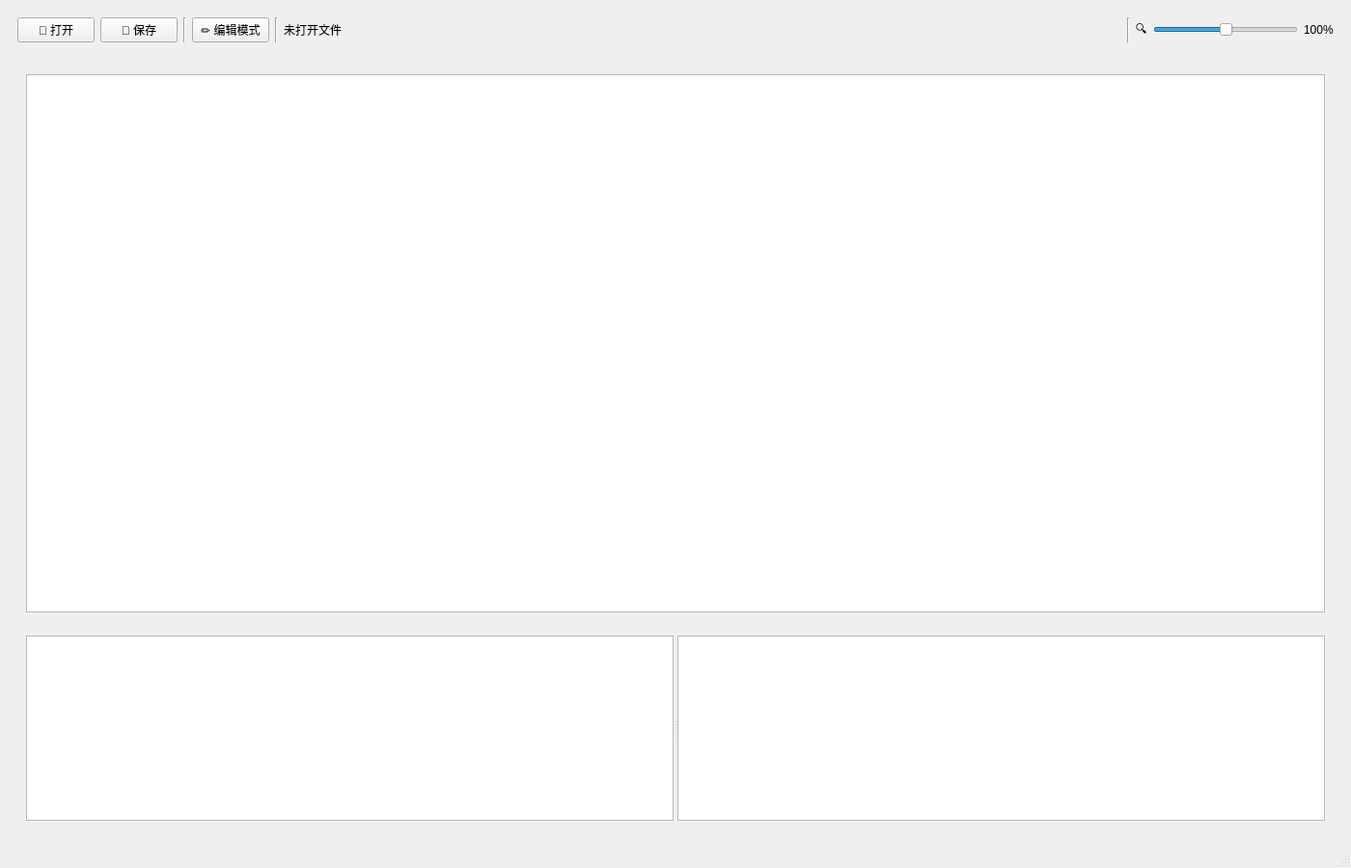
<?xml version="1.0" encoding="UTF-8"?>
<ui version="4.0">
 <class>MarkdownEditor</class>
 <widget class="QMainWindow" name="MarkdownEditor">
  <property name="geometry">
   <rect>
    <x>0</x>
    <y>0</y>
    <width>1400</width>
    <height>900</height>
   </rect>
  </property>
  <property name="windowTitle">
   <string>Markdown Viewer</string>
  </property>
  <widget class="QWidget" name="centralwidget">
   <layout class="QVBoxLayout" name="verticalLayout">
    <item>
     <widget class="QWidget" name="toolbar_widget">
      <layout class="QHBoxLayout" name="toolbar_layout">
       <item>
        <widget class="QPushButton" name="open_btn">
         <property name="text">
          <string>📂 打开</string>
         </property>
        </widget>
       </item>
       <item>
        <widget class="QPushButton" name="save_btn">
         <property name="text">
          <string>💾 保存</string>
         </property>
        </widget>
       </item>
       <item>
        <widget class="QFrame" name="sep_1">
         <property name="frameShape">
          <enum>QFrame::VLine</enum>
         </property>
         <property name="frameShadow">
          <enum>QFrame::Sunken</enum>
         </property>
        </widget>
       </item>
       <item>
        <widget class="QPushButton" name="mode_btn">
         <property name="text">
          <string>✏️ 编辑模式</string>
         </property>
        </widget>
       </item>
       <item>
        <widget class="QFrame" name="sep_2">
         <property name="frameShape">
          <enum>QFrame::VLine</enum>
         </property>
         <property name="frameShadow">
          <enum>QFrame::Sunken</enum>
         </property>
        </widget>
       </item>
       <item>
        <widget class="QLabel" name="file_label">
         <property name="text">
          <string>未打开文件</string>
         </property>
        </widget>
       </item>
       <item>
        <spacer name="toolbar_spacer">
         <property name="orientation">
          <enum>Qt::Horizontal</enum>
         </property>
         <property name="sizeHint" stdset="0">
          <size>
           <width>40</width>
           <height>20</height>
          </size>
         </property>
         <property name="expandingDirections">
          <enum>Qt::Horizontal</enum>
         </property>
        </spacer>
       </item>
       <item>
        <widget class="QFrame" name="sep_3">
         <property name="frameShape">
          <enum>QFrame::VLine</enum>
         </property>
         <property name="frameShadow">
          <enum>QFrame::Sunken</enum>
         </property>
        </widget>
       </item>
       <item>
        <widget class="QLabel" name="zoom_label_icon">
         <property name="text">
          <string>🔍</string>
         </property>
        </widget>
       </item>
       <item>
        <widget class="QSlider" name="zoom_slider">
         <property name="maximum">
          <number>200</number>
         </property>
         <property name="sliderPosition">
          <number>100</number>
         </property>
         <property name="orientation">
          <enum>Qt::Horizontal</enum>
         </property>
         <property name="maximumSize">
          <size>
           <width>150</width>
           <height>16777215</height>
          </size>
         </property>
        </widget>
       </item>
       <item>
        <widget class="QLabel" name="zoom_label">
         <property name="text">
          <string>100%</string>
         </property>
        </widget>
       </item>
      </layout>
     </widget>
    </item>
    <item>
     <widget class="QWidget" name="mode_container">
      <layout class="QVBoxLayout" name="mode_layout">
       <item>
        <widget class="QWidget" name="read_widget">
         <layout class="QVBoxLayout" name="read_layout">
          <item>
           <widget class="QTextEdit" name="read_preview">
            <property name="readOnly">
             <bool>true</bool>
            </property>
           </widget>
          </item>
         </layout>
        </widget>
       </item>
       <item>
        <widget class="QWidget" name="edit_widget">
         <layout class="QVBoxLayout" name="edit_layout">
          <item>
           <widget class="QSplitter" name="splitter">
            <property name="orientation">
             <enum>Qt::Horizontal</enum>
            </property>
            <widget class="QTextEdit" name="editor"/>
            <widget class="QTextEdit" name="edit_preview">
             <property name="readOnly">
              <bool>true</bool>
             </property>
            </widget>
           </widget>
          </item>
         </layout>
        </widget>
       </item>
      </layout>
     </widget>
    </item>
   </layout>
  </widget>
  <widget class="QStatusBar" name="statusbar"/>
 </widget>
 <resources/>
 <connections/>
</ui>
